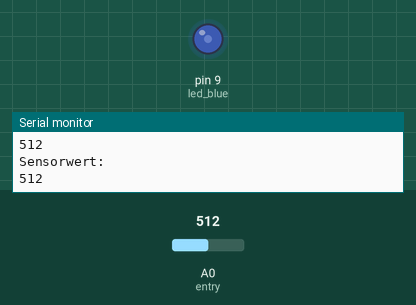
This sketch was run on a simulated Arduino Uno, built with avr-gcc and run on an emulated ATmega328P. Shown: output pins drawn as LEDs (lit = HIGH), the last lines printed to the serial monitor. The test bench sets the inputs (shaded band); at power-on: A0 (entry) = 512.

Above: at 1.8 s.
1.9 s: A0 (entry) set to 306
At 2.4 s:
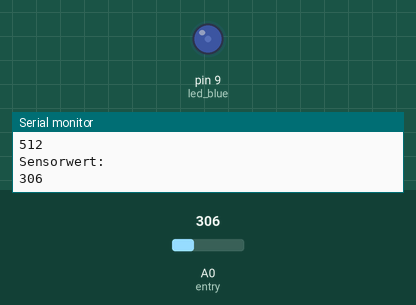
3.5 s: A0 (entry) set to 0
At 5.2 s:
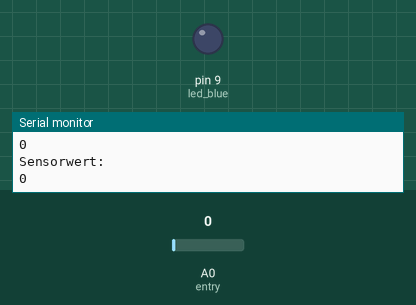
5.5 s: A0 (entry) set to 4
7.2 s: A0 (entry) set to 7
At 8.3 s:
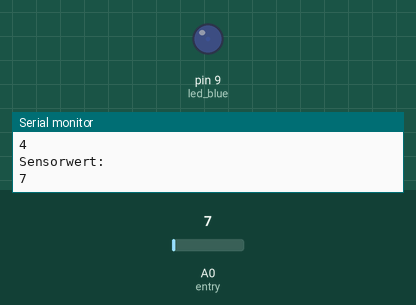
9.5 s: A0 (entry) set to 900
At 11.0 s:
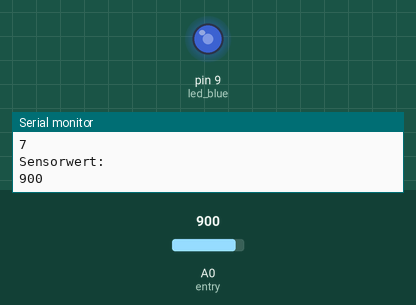
11.5 s: A0 (entry) set to 511
At 12.6 s:
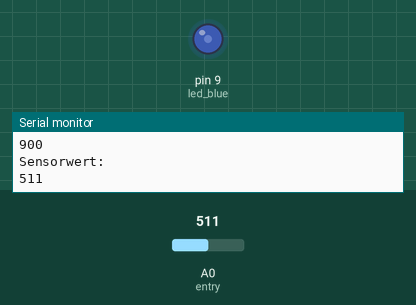
Timing chart, 0 to 14.5 s (numbered marks = the images above; inputs shaded):
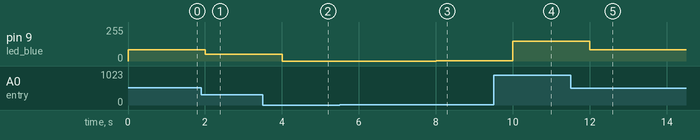

Measured:
- after the input at 1.9 s, pin 9 (led_blue): 85/255 → 51/255 after 0.10 s
- after the input at 3.5 s, pin 9 (led_blue): 51/255 → 0/255 after 0.50 s
- after the input at 7.2 s, pin 9 (led_blue): 0/255 → 1/255 after 0.80 s
- after the input at 9.5 s, pin 9 (led_blue): 1/255 → 150/255 after 0.50 s
- after the input at 11.5 s, pin 9 (led_blue): 150/255 → 85/255 after 0.51 s

The sketch:

lichtstaerke_messen_led_analog_serielle_monitor.ino
```cpp
int entry = A0;
int led_blue = 9;
int led_blue_value;

void setup() {
  Serial.begin(9600);
  pinMode(led_blue, OUTPUT);
}

void loop() {

  led_blue_value = analogRead(entry);
  Serial.println("Sensorwert: ");
  Serial.println(led_blue_value);
  analogWrite(led_blue, led_blue_value/6);
  delay(1000);

}
```
